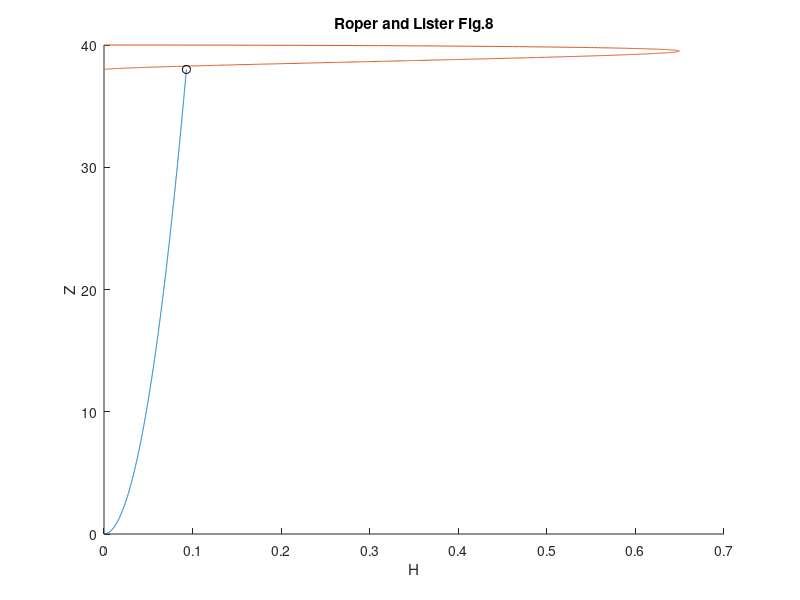

MATLAB code for this plot: (Note: this script raises an error after producing the figure.)
%Roper solution
clear
close all

%% Draw the constant area similarity solutions of Roper and Lister 2007. 

%X=x/K^(2/3); %Eq.3.1

A=(pi/2)*4;
A0=pi/2;
At=A-A0; %Area of tail

FractureHeight=40; %In Z coord
Z=FractureHeight-2; %Eq.6.6 - see fig.3 also
%Rearrange 6.6
T=((Z^3)*16)/(27*At^2);
%Eqs.6.6 to 6.8 Roper and Lister
H=sqrt(Z/(3*T));
K=((4*T)/At)^(1/4);
%Draw profile
Ztail=linspace(0,Z,1000);
Htail=sqrt(Ztail/(3*T));
Zhead=linspace(0,2,1000);
Hhead=(1/2).*sqrt(Zhead).*(2-Zhead).^(3/2);

figure;hold on
plot(Htail,Ztail)
plot(fliplr(Hhead),Zhead+Z);
scatter(H,Z,'k');
ylabel('Z')
xlabel('H')
title('Roper and Lister Fig.8')
WhiteFigure

% %Dimensions:
%Constants
G=8e9;
nu=0.25;
VolumeIn=1.95;
delta_gamma=1000*9.81;
Kc=2e6;
eta=0.05;
t=100000%e9%154000;

%Checking Roper and Lister is correct on dimensional area of Weertman head
%(not quite - needs dividing by (pi)
c=(Kc/(delta_gamma*sqrt(pi)))^(2/3);
P0=0.5*delta_gamma*c;%Twns and Poll
AA=(pi*(1-nu)*P0*c^2)/(G);%Davis Healy Rivalta - Eq.3 
A0=((pi*Kc^2*(1-nu))/(2*G*delta_gamma))/(pi); %Area of head (weertman crack area) - Roper below Eq.6.5

%Convert to 2D area with approx...
[v,Dn,c]=AscentVelocityApproximation(VolumeIn,delta_gamma,G,nu,eta);
A=2*c*Dn; %Area we start with
A0=((Kc^2*(1-nu))/(2*G*delta_gamma)); %Area of head (weertman crack area)
at=A-A0; %Area of tail


[c,zpnts,hpnts,z,h]=RoperAndListerConstantAreaSimilarity(A,delta_gamma,G,nu,eta,Kc,t);

figure;hold on
plot(hpnts,zpnts)
scatter(h,z,'k');
ylabel('height from crack base')
xlabel('width - opening D_n')
title('Roper and Lister Fig.8 - dimensional')
WhiteFigure

